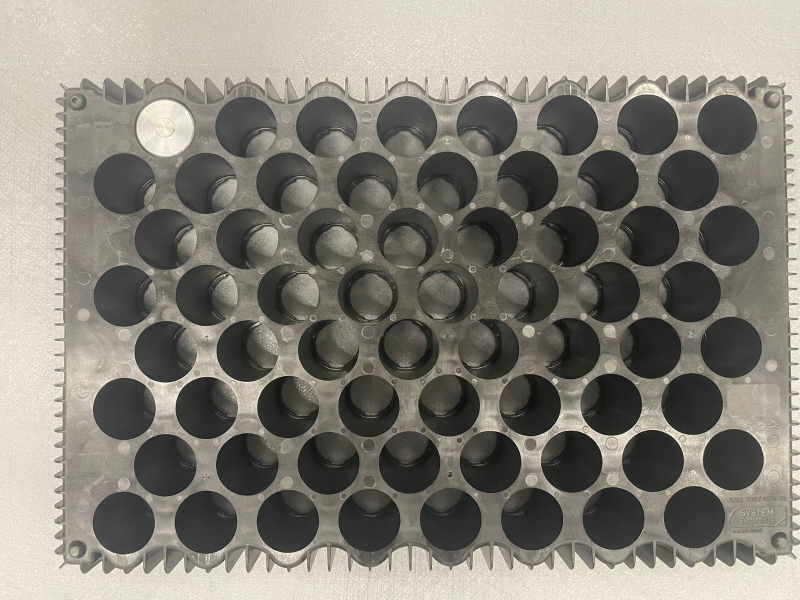
#> input picture Photo/front_tray.jpeg, 1600 x 1200 px, given in place of the camera (shown at 1/2 size)
$ python telecamera_CPU.py
#> lines starting #> are read from the running program, lines starting #| are printed output that depends on the picture; after the words box and inside, x2 and y2 are one past the last pixel; in counts of white or black regions, pixels touching at a corner belong together
import cv2
import numpy as np

# -----------------------
# Parametri configurabili
# -----------------------

BLUR_KERNEL = (5,5)
MORPH_KERNEL_SIZE = 15

CIRCLE_MIN_DIST = 70
CIRCLE_PARAM1 = 130
CIRCLE_PARAM2 = 30
CIRCLE_MIN_RADIUS = 30
CIRCLE_MAX_RADIUS = 40

FILL_THRESHOLD = 120   # soglia luminosità pieno/vuoto

# kernel fisso
KERNEL = np.ones((MORPH_KERNEL_SIZE,MORPH_KERNEL_SIZE), np.uint8)

# -----------------------
# Funzioni
# -----------------------

def preprocess(img):
    gray = cv2.cvtColor(img, cv2.COLOR_BGR2GRAY)
    blur = cv2.GaussianBlur(gray, BLUR_KERNEL, 0)
    return blur

def get_tray_mask(thresh):
    h,w = thresh.shape
    mask_ff = np.zeros((h+2,w+2), np.uint8)
    flood = thresh.copy()
    cv2.floodFill(flood, mask_ff, (0,0), 255)
    flood_inv = cv2.bitwise_not(flood)
    tray_mask = thresh | flood_inv
    tray_mask = cv2.morphologyEx(tray_mask, cv2.MORPH_CLOSE, KERNEL)
    return tray_mask

def detect_tray(thresh_img):
    contours, _ = cv2.findContours(
        thresh_img,
        cv2.RETR_EXTERNAL,
        cv2.CHAIN_APPROX_SIMPLE
    )
    if not contours:
        return None
    return max(contours, key=cv2.contourArea)

def crop_tray(gray_img, contour, margin_ratio=0.05):
    x, y, w, h = cv2.boundingRect(contour)
    margin = int(margin_ratio * max(w, h))
    x = max(0, x + margin)
    y = max(0, y + margin)
    w = min(gray_img.shape[1] - x, w - 2 * margin)
    h = min(gray_img.shape[0] - y, h - 2 * margin)
    tray = gray_img[y:y+h, x:x+w]
    return tray, x, y

def preprocess_circles(tray_gray):
    tray_blur = cv2.GaussianBlur(tray_gray, (7,7), 1.5)
    tray_eq = cv2.equalizeHist(tray_blur)
    return tray_eq

def detect_circles(tray_eq):
    circles = cv2.HoughCircles(
        tray_eq,
        cv2.HOUGH_GRADIENT,
        dp=1.2,
        minDist=CIRCLE_MIN_DIST,
        param1=CIRCLE_PARAM1,
        param2=CIRCLE_PARAM2,
        minRadius=CIRCLE_MIN_RADIUS,
        maxRadius=CIRCLE_MAX_RADIUS
    )
    if circles is not None:
        circles = np.uint16(np.around(circles))
    return circles

def analyze_holes(tray_gray, circles):
    results = []
    filled = 0
    empty = 0
    if circles is None:
        return results, filled, empty
    for cx,cy,r in circles[0,:]:
        mask = np.zeros(tray_gray.shape, dtype=np.uint8)
        cv2.circle(mask, (cx, cy), int(r*0.7), 255, -1)
        mean_val = cv2.mean(tray_gray, mask=mask)[0]
        if mean_val < FILL_THRESHOLD:
            status = "EMPTY"
            empty += 1
        else:
            status = "FILLED"
            filled += 1
        results.append((cx,cy,r,status))
    return results, filled, empty

def draw_circles(output_img, results, offset_x, offset_y):
    for cx,cy,r,status in results:
        cx_global = cx + offset_x
        cy_global = cy + offset_y
        color = (0,255,0) if status=="FILLED" else (0,0,255)
        cv2.circle(output_img, (cx_global, cy_global), r, color, 3)
        cv2.circle(output_img, (cx_global, cy_global), 3, (255,255,255), -1)
        cv2.putText(output_img, status, (cx_global-30, cy_global),
                    cv2.FONT_HERSHEY_SIMPLEX, 0.5, color, 2)

# -----------------------
# Webcam setup
# -----------------------

cap = cv2.VideoCapture(0)
cap.set(cv2.CAP_PROP_FRAME_WIDTH, 1280)
cap.set(cv2.CAP_PROP_FRAME_HEIGHT, 720)

if not cap.isOpened():
    raise RuntimeError("Impossibile aprire la webcam")

# -----------------------
# Loop principale
# -----------------------

while True:
    ret, frame = cap.read()
#> frame is the input picture: shape (1200, 1600, 3); mean B, G, R 120.6, 129.2, 132.8
    if not ret:
        break

    output = frame.copy()

    # preprocessing
    blur = preprocess(frame)
    thresh = cv2.adaptiveThreshold(
        blur, 255, cv2.ADAPTIVE_THRESH_GAUSSIAN_C,
        cv2.THRESH_BINARY_INV, 11, 2
    )
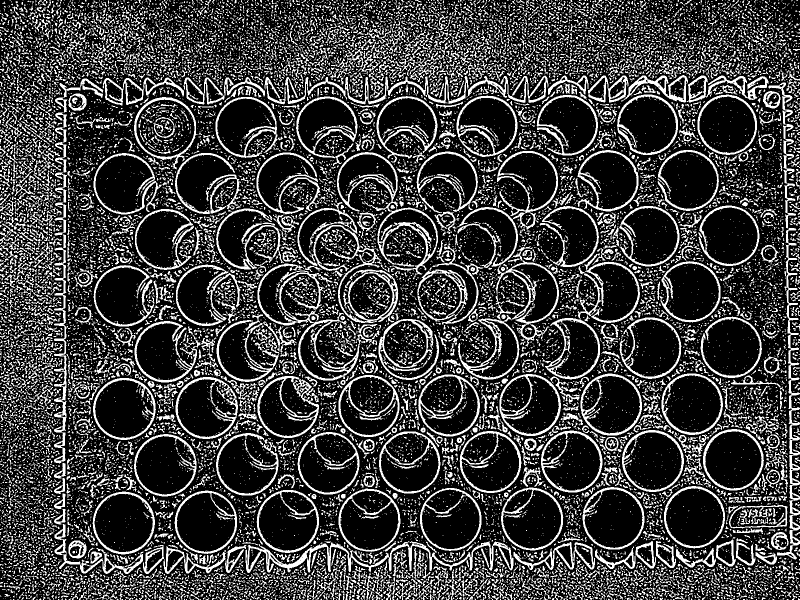
#> thresh: shape (1200, 1600) (shown at 1/2 size); 24.4% white; 19078 white regions (15368 under 20 px), largest, box (x1, y1, x2, y2) and area: (491, 1082, 1027, 1146) 6676, (515, 526, 754, 761) 5766, (674, 304, 876, 559) 5149

    # tray detection
    tray_mask = get_tray_mask(thresh)
#> in get_tray_mask, `cv2.floodFill(flood, mask_ff, (0,0), 255)`:
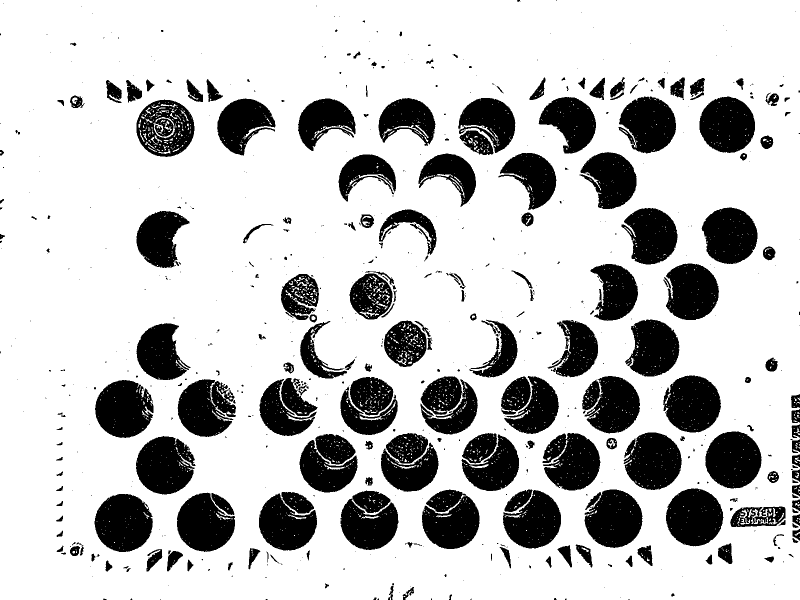
#> flood: shape (1200, 1600) (shown at 1/2 size); 76.9% white; 668 black regions (428 under 20 px), largest, box (x1, y1, x2, y2) and area: (189, 988, 306, 1104) 10419, (354, 985, 470, 1104) 10383, (1169, 979, 1285, 1096) 10253
#> in get_tray_mask, `tray_mask = thresh | flood_inv`: tray_mask: shape (1200, 1600); 47.4% white; 16663 white regions (13093 under 20 px), largest, box (x1, y1, x2, y2) and area: (515, 526, 754, 761) 14502, (674, 304, 876, 559) 14154, (349, 981, 474, 1108) 12362
#> in get_tray_mask, `tray_mask = cv2.morphologyEx(tray_mask, cv2.MORPH_CLOSE, KERNEL)`:
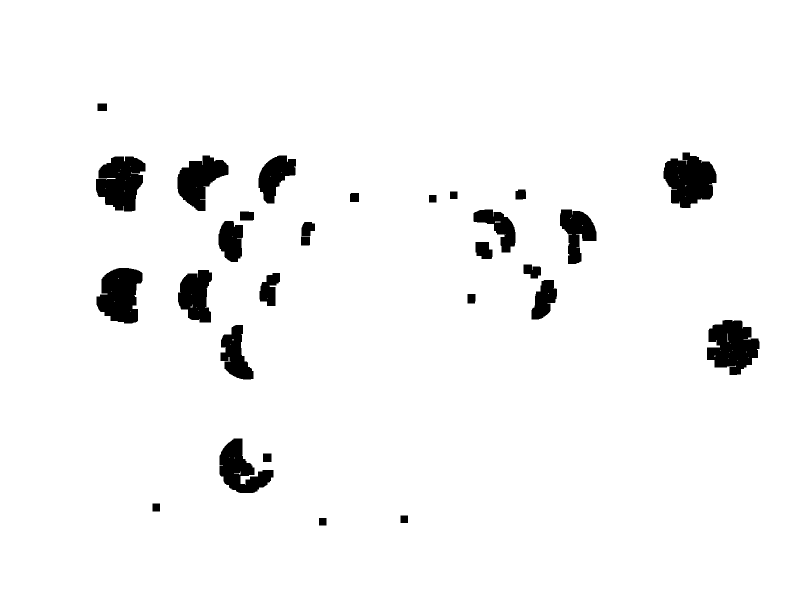
#> tray_mask: shape (1200, 1600) (shown at 1/2 size); 95.9% white; 29 black regions, largest, box (x1, y1, x2, y2) and area: (1327, 305, 1433, 416) 8222, (1414, 640, 1519, 750) 8027, (192, 313, 291, 423) 7950
    tray_contour = detect_tray(tray_mask)
#> in detect_tray, `contours, _ = cv2.findContours( thresh_img, cv2.RETR_EXTERNAL, cv2.CHA..`: contours = [[[0, 0], [0, 1199], [1599, 1199], [1599, 0]]]
#> tray_contour = [[0, 0], [0, 1199], [1599, 1199], [1599, 0]]
    if tray_contour is None:
        cv2.imshow("result", output)
        if cv2.waitKey(1) & 0xFF == ord('q'):
            break
        continue

    # crop tray
    tray_gray, offset_x, offset_y = crop_tray(
        cv2.cvtColor(frame, cv2.COLOR_BGR2GRAY),
        tray_contour
    )
#> in crop_tray, `x, y, w, h = cv2.boundingRect(contour)`: x = 0; w = 1600; h = 1200
#> in crop_tray, `margin = int(margin_ratio * max(w, h))`: margin = 80
#> in crop_tray, `w = min(gray_img.shape[1] - x, w - 2 * margin)`: w = 1440
#> in crop_tray, `h = min(gray_img.shape[0] - y, h - 2 * margin)`: h = 1040
#> in crop_tray, `tray = gray_img[y:y+h, x:x+w]`:
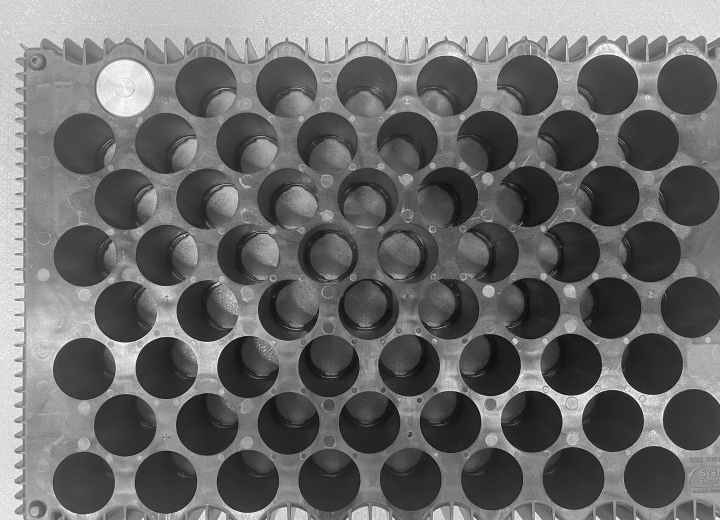
#> tray: shape (1040, 1440) (shown at 1/2 size); min 0, max 254, mean 107.9
#> offset_x = 80; offset_y = 80

    # crea maschera del tray crop per escludere cerchi esterni
    tray_mask_crop = np.zeros(tray_gray.shape, dtype=np.uint8)
    contour_shifted = tray_contour.copy()
#> contour_shifted = [[0, 0], [0, 1199], [1599, 1199], [1599, 0]]
    contour_shifted -= [offset_x, offset_y]
#> contour_shifted = [[-80, -80], [-80, 1119], [1519, 1119], [1519, -80]]
    cv2.drawContours(tray_mask_crop, [contour_shifted], -1, 255, -1)
#> tray_mask_crop: shape (1040, 1440); every value is 255
    tray_gray_masked = cv2.bitwise_and(tray_gray, tray_gray, mask=tray_mask_crop)

    # cerchi detection
    tray_eq = preprocess_circles(tray_gray_masked)
#> in preprocess_circles, `tray_eq = cv2.equalizeHist(tray_blur)`:
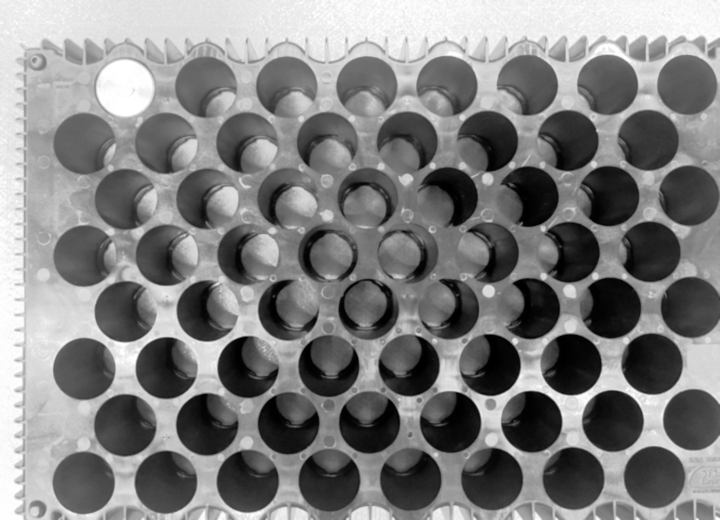
#> tray_eq: shape (1040, 1440) (shown at 1/2 size); min 0, max 255, mean 128.3
    circles = detect_circles(tray_eq)
#> in detect_circles, `circles = cv2.HoughCircles( tray_eq, cv2.HOUGH_GRADIENT, dp=1.2, minDi..`: circles = [[732.6, 121.8, 39.24], [892.2, 120.6, 39.24], [411, 123, 35.28], [573, 123, 36.36], [1053, 118.2, 35.28], [1212.6, 118.2, 35.28], [732.6, 414.6, 39.24], [1368.6, 117, 36.6]]
#> in detect_circles, `circles = np.uint16(np.around(circles))`: circles = [[733, 122, 39], [892, 121, 39], [411, 123, 35], [573, 123, 36], [1053, 118, 35], [1213, 118, 35], [733, 415, 39], [1369, 117, 37]]

    # analisi fori
    results, filled, empty = analyze_holes(tray_gray_masked, circles)
#> the loop in analyze_holes, `for cx,cy,r in circles[0,:]:` made 8 passes
#> (cx, cy, r, mean_val) on passes 1 to 8: (733, 122, 39, 114.9), (892, 121, 39, 118.6), (411, 123, 35, 92.05), (573, 123, 36, 105), (1053, 118, 35, 94.85), (1213, 118, 35, 117.7), (733, 415, 39, 98.34), (1369, 117, 37, 113.6)
#> after the loop in analyze_holes, `for cx,cy,r in circles[0,:]:`:
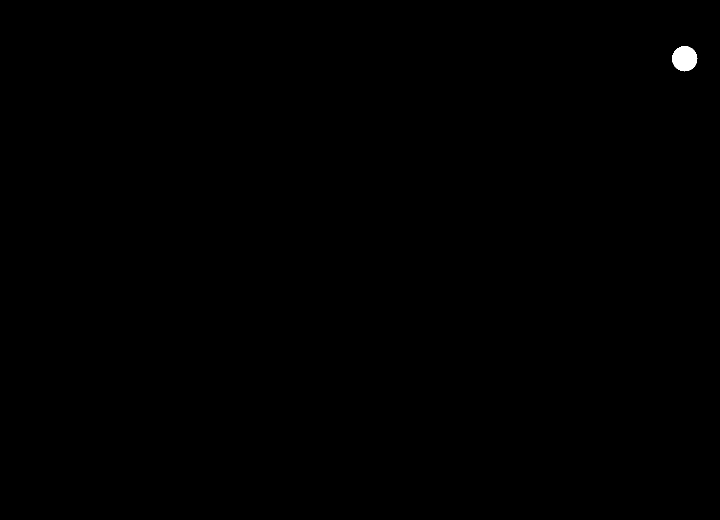
#> mask: shape (1040, 1440) (shown at 1/2 size); 0.13% white; 1 white region, box (x1, y1, x2, y2) and area: (1344, 92, 1395, 143) 1961
#> after the loop in analyze_holes, `for cx,cy,r in circles[0,:]:`: empty = 8; filled = 0; results = [(733, 122, 39, 'EMPTY'), (892, 121, 39, 'EMPTY'), (411, 123, 35, 'EMPTY'), (573, 123, 36, 'EMPTY'), (1053, 118, 35, 'EMPTY'), (1213, 118, 35, 'EMPTY'), (733, 415, 39, 'EMPTY'), (1369, 117, 37, 'EMPTY')]
#> filled = 0; empty = 8

    # filtraggio cerchi fuori tray (sicurezza extra)
    valid_results = []
    for cx,cy,r,status in results:
        cx_global = cx + offset_x
        cy_global = cy + offset_y
        if cv2.pointPolygonTest(tray_contour, (cx_global, cy_global), False) >= 0:
            valid_results.append((cx,cy,r,status))
#> this loop made 8 passes
#> (cx, cy, r, cx_global, cy_global) on passes 1 to 8: (733, 122, 39, 813, 202), (892, 121, 39, 972, 201), (411, 123, 35, 491, 203), (573, 123, 36, 653, 203), (1053, 118, 35, 1133, 198), (1213, 118, 35, 1293, 198), (733, 415, 39, 813, 495), (1369, 117, 37, 1449, 197)
#> after the loop, valid_results has the same summary as results in analyze_holes
    results = valid_results

    # disegno risultati
    draw_circles(output, results, offset_x, offset_y)
#> the loop in draw_circles, `for cx,cy,r,status in results:` made 8 passes
    cv2.putText(output, f"Filled: {filled}  Empty: {empty}", (30,50),
                cv2.FONT_HERSHEY_SIMPLEX, 1, (255,0,0), 2)
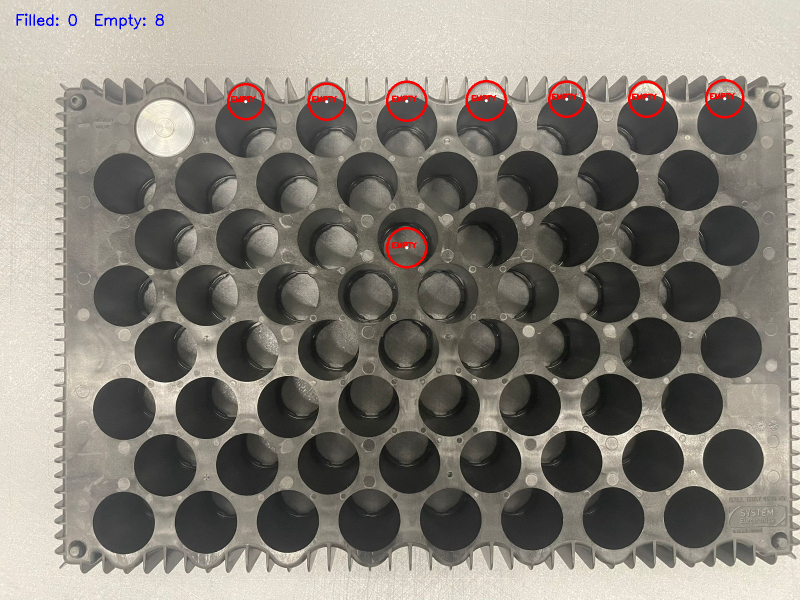
#> output: shape (1200, 1600, 3) (shown at 1/2 size); mean B, G, R 120, 128.4, 133.5

    # display
    cv2.imshow("result", output)

    if cv2.waitKey(1) & 0xFF == ord('q'):
#> (key q is pressed here)
        break

cap.release()
cv2.destroyAllWindows()

$ run again, on Photo/rettangolo-tray.png
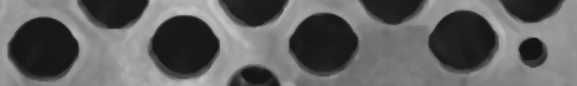
#> input picture Photo/rettangolo-tray.png, 577 x 86 px, given in place of the camera
#> frame is the input picture: shape (86, 577, 3); min 18, max 201, mean 98.5
#> `thresh = cv2.adaptiveThreshold( blur, 255, cv2.ADAPTIVE_THRESH_GAUSSIA..`:
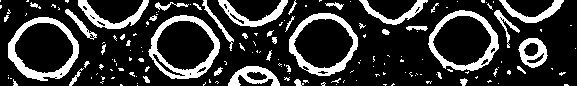
#> thresh: shape (86, 577); 20.2% white; 155 white regions (114 under 20 px), largest, box (x1, y1, x2, y2) and area: (148, 15, 220, 79) 1260, (8, 17, 79, 81) 1229, (289, 13, 358, 76) 1106
#> tray_mask: shape (86, 577); every value is 255
#> contours = [[[0, 0], [0, 85], [576, 85], [576, 0]]]
#> tray_contour = [[0, 0], [0, 85], [576, 85], [576, 0]]
#> in crop_tray, `x, y, w, h = cv2.boundingRect(contour)`: x = 0; w = 577; h = 86
#> margin = 28
#> in crop_tray, `w = min(gray_img.shape[1] - x, w - 2 * margin)`: w = 521
#> in crop_tray, `h = min(gray_img.shape[0] - y, h - 2 * margin)`: h = 30
#> offset_x = 28
#> `contour_shifted = tray_contour.copy()`: contour_shifted = [[0, 0], [0, 85], [576, 85], [576, 0]]
#> `contour_shifted -= [offset_x, offset_y]`: contour_shifted = [[-28, -28], [-28, 57], [548, 57], [548, -28]]
#> tray_mask_crop: shape (30, 521); every value is 255
#> circles = None
#> results = []; filled = 0
#> after the loop `for cx,cy,r,status in results:`: valid_results = []
#> `cv2.putText(output, f"Filled: {filled}  Empty: {empty}", (30,50), cv2...`:
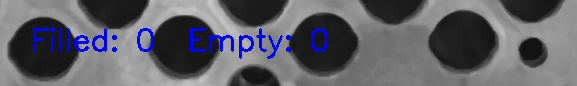
#> output: shape (86, 577, 3); 3.58% of pixels changed, all inside (x1, y1, x2, y2) = (33, 27, 328, 59)
